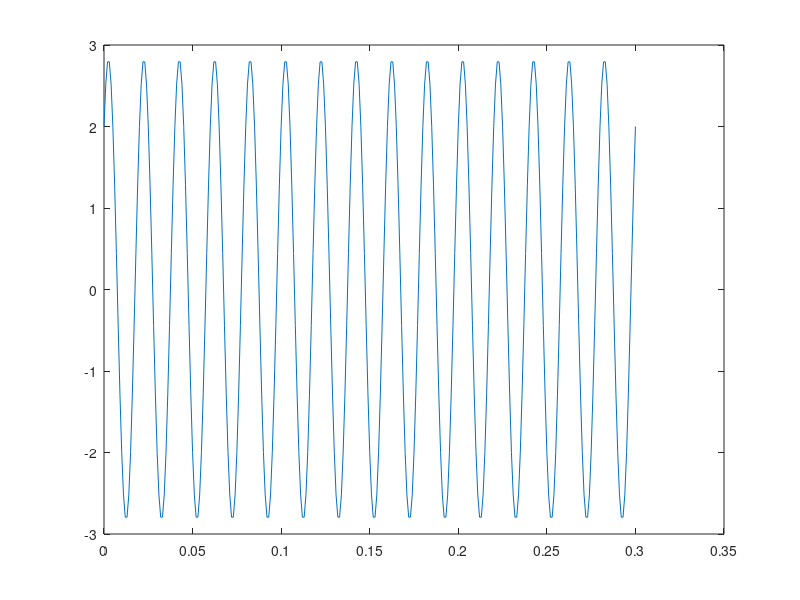

MATLAB code to generate this figure:
function sample()

    i2 = sqrt(2) * (1 + i);
    t = [0 : 0.001 : 0.3];
    I2 = abs(i2) * sqrt(2) * sin(100 * pi .* t + angle(i2));
    plot(t, I2);

endfunction
